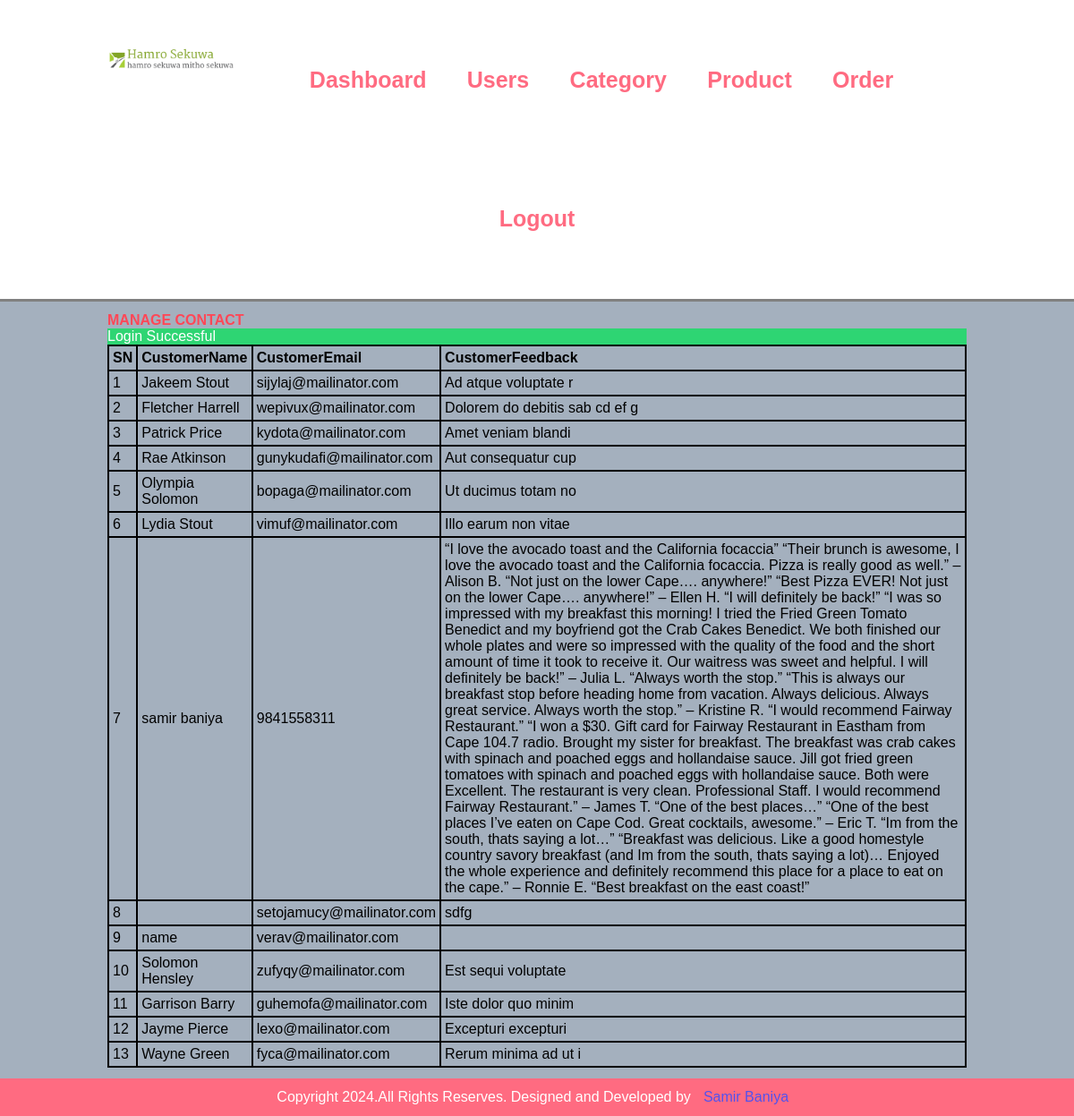
Screenshot of /admin/manage-contact.php (signed in) with the database file from the repository.
### tables this page shows
CREATE TABLE `contacts` (
  `id` int(10) UNSIGNED NOT NULL,
  `customer_name` varchar(100) NOT NULL,
  `customer_email` varchar(100) NOT NULL,
  `customer_feedback` text NOT NULL
);

### admin/manage-contact.php (the view, shortened to what this page needs)
<?php include('common/header.php') ?>
    <section class="content">
        <div class="wrapper">
             <strong class="heading">MANAGE CONTACT</strong><br>
                <table class="table bordertable">
                    <thead>
                       <tr>
                            <th>SN</th>
                            <th>CustomerName</th>
                            <th>CustomerEmail</th>
                            <th>CustomerFeedback</th>
                       </tr>
                    </thead>
                    <tbody>
                        <?php
                        $sql = "SELECT * FROM `contacts`";
                        $exec = mysqli_query($conn, $sql);
                        if($exec == TRUE){
                            $count = mysqli_num_rows($exec);
                            if($count > 0){
                                $sn=1;
                                while( $rows = mysqli_fetch_assoc($exec)){
                                    $name = $rows['customer_name'];
                                    $feedback = $rows['customer_feedback'];
                                    $email = $rows['customer_email'];
?>
                                    <tr>
                                        <td><?php echo $sn++; ?></td>
                                        <td><?php echo $name; ?></td>
                                        <td><?php echo $email; ?></td>
                                        <td><?php echo $feedback; ?></td>
                                </tr>
                                    <?php
                                }
                            }else{
                                echo'<tr><td colspan="7" class="text-center">No feedbacks to display</td></tr>';
                            }
                        }
                        ?>
                    </tbody>
                </table>
        </div>
    </section>
<?php include('common/footer.php') ?>

### css/admin.css (style rules this page uses)
* { margin: 0; padding: 0; font-family: Arial, Helvetica, sans-serif ; }
.wrapper { width: 80%; margin: 0 auto; padding: 1%; }
.content { background-color: #a4b0be; padding-top: 1% 0; }
.heading { color: #ff4757; font-weight: 900; }
.table { width: 100%; }
.table tr th { text-align: left; padding: 1%; }
.table tr td { padding: 1%; }
.success { color: white; background-color: #2ed573; }
.bordertable { border: 1px solid black; border-spacing: 0px; }
.bordertable tr th { text-align: left; padding: 1%; border: 1px solid black;padding: 4px; }
.bordertable tr td { padding: 1%; border: 1px solid black;padding: 4px; }

### rows the page displays
contacts: customer_name "Jakeem Stout", customer_email "sijylaj@mailinator.com", customer_feedback "Ad atque voluptate r"
contacts: customer_name "Fletcher Harrell", customer_email "wepivux@mailinator.com", customer_feedback "Dolorem do debitis sab cd ef g"
contacts: customer_name "Patrick Price", customer_email "kydota@mailinator.com", customer_feedback "Amet veniam blandi"
contacts: customer_name "Rae Atkinson", customer_email "gunykudafi@mailinator.com", customer_feedback "Aut consequatur cup"
contacts: customer_name "Olympia Solomon", customer_email "bopaga@mailinator.com", customer_feedback "Ut ducimus totam no"
contacts: customer_name "Lydia Stout", customer_email "vimuf@mailinator.com", customer_feedback "Illo earum non vitae"
contacts: customer_name "samir baniya", customer_email "9841558311", customer_feedback "“I love the avocado toast and the California focaccia” “Their brunch is awesome, I love the avocado toast and the California focaccia. Pizza is really good as well.” – Alison B. “Not just on the lower Cape…. anywhere!” “Best Pizza EVER! Not just on the lower Cape…. anywhere!” – Ellen H. “I will definitely be back!” “I was so impressed with my breakfast this morning! I tried the Fried Green Tomato Benedict and my boyfriend got the Crab Cakes Benedict. We both finished our whole plates and were so impressed with the quality of the food and the short amount of time it took to receive it. Our waitress was sweet and helpful. I will definitely be back!” – Julia L. “Always worth the stop.” “This…"
contacts: customer_email "setojamucy@mailinator.com", customer_feedback "sdfg"
contacts: customer_name "name", customer_email "verav@mailinator.com"
contacts: customer_name "Solomon Hensley", customer_email "zufyqy@mailinator.com", customer_feedback "Est sequi voluptate"
contacts: customer_name "Garrison Barry", customer_email "guhemofa@mailinator.com", customer_feedback "Iste dolor quo minim"
contacts: customer_name "Jayme Pierce", customer_email "lexo@mailinator.com", customer_feedback "Excepturi excepturi"
contacts: customer_name "Wayne Green", customer_email "fyca@mailinator.com", customer_feedback "Rerum minima ad ut i"

### other values shown
$_SESSION['message'] "Login Successful"
